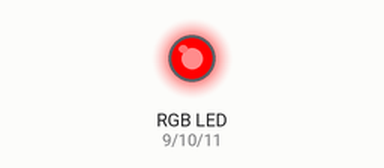
This sketch was run on a simulated Arduino Uno, built with avr-gcc and run on an emulated ATmega328P. Shown: an RGB LED mixed from three pins (HIGH = lit).

Above: at 0.5 s.
At 2.5 s:
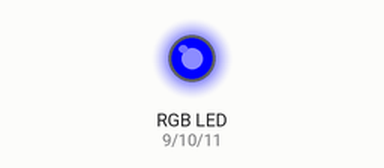
At 3.5 s:
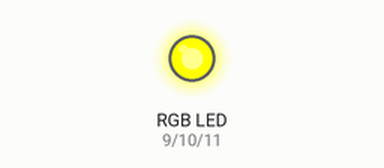
At 4.5 s:
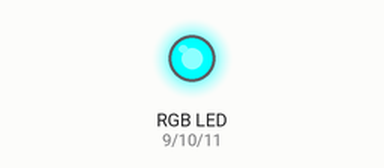
At 6.5 s:
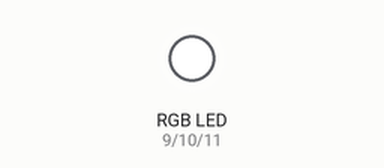
At 9.5 s:
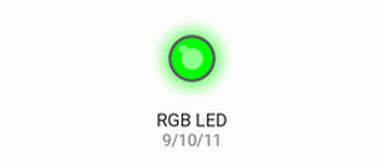
Timing chart, 0 to 10.4 s (numbered marks = the images above):
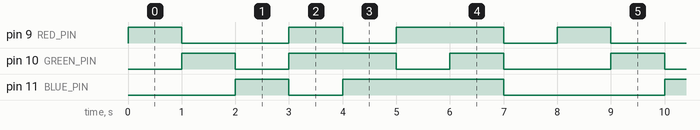

Measured:
- by itself, pin 9 (RED_PIN): repeats every 8.0 s: LOW 2.0 s, HIGH 1.0 s, LOW 1.0 s, HIGH 2.0 s, LOW 1.0 s, HIGH 1.0 s
- by itself, pin 10 (GREEN_PIN): repeats every 8.0 s: LOW 1.0 s, HIGH 2.0 s, LOW 1.0 s, HIGH 1.0 s, LOW 2.0 s, HIGH 1.0 s
- by itself, pin 11 (BLUE_PIN): repeats every 8.0 s: LOW 1.0 s, HIGH 3.0 s, LOW 3.0 s, HIGH 1.0 s

The sketch:

rgbleddemo.ino
```cpp
#include "RgbLed.h"

#define RED_PIN 9
#define GREEN_PIN 10
#define BLUE_PIN 11

RgbLed rgbLed;

void setup() {
    rgbLed.init(RED_PIN, GREEN_PIN, BLUE_PIN);
}

void loop() {
    rgbLed.setColorByName("RED");
    delay(1000);
    rgbLed.setColorByName("GREEN");
    delay(1000);
    rgbLed.setColorByName("BLUE");
    delay(1000);
    rgbLed.setColorByName("YELLOW");
    delay(1000);
    rgbLed.setColorByName("CYAN");
    delay(1000);
    rgbLed.setColorByName("MAGENTA");
    delay(1000);
    rgbLed.setColorByName("WHITE");
    delay(1000);
    rgbLed.turnOff();
    delay(1000);
}
```

rgbled.cpp
```cpp
#include "RgbLed.h"

void RgbLed::init(byte redPin, byte greenPin, byte bluePin) {
    redPin_ = redPin;
    greenPin_ = greenPin;
    bluePin_ = bluePin;

    pinMode(redPin_, OUTPUT);
    pinMode(greenPin_, OUTPUT);
    pinMode(bluePin_, OUTPUT);

    turnOff();
}

void RgbLed::setColor(byte red, byte green, byte blue) {
    writeColor(red, green, blue);
}

void RgbLed::setColorByName(const char* colorName) {
    if (strcmp(colorName, "RED") == 0) {
        writeColor(255, 0, 0);
    } else if (strcmp(colorName, "GREEN") == 0) {
        writeColor(0, 255, 0);
    } else if (strcmp(colorName, "BLUE") == 0) {
        writeColor(0, 0, 255);
    } else if (strcmp(colorName, "YELLOW") == 0) {
        writeColor(255, 255, 0);
    } else if (strcmp(colorName, "CYAN") == 0) {
        writeColor(0, 255, 255);
    } else if (strcmp(colorName, "MAGENTA") == 0) {
        writeColor(255, 0, 255);
    } else if (strcmp(colorName, "WHITE") == 0) {
        writeColor(255, 255, 255);
    } else if (strcmp(colorName, "BLACK") == 0) {
        turnOff();
    }
}

void RgbLed::turnOff() {
    writeColor(0, 0, 0);
}

void RgbLed::writeColor(byte red, byte green, byte blue) {
    analogWrite(redPin_, red);
    analogWrite(greenPin_, green);
    analogWrite(bluePin_, blue);
}
```

rgbled.h
```cpp
#ifndef RGBLED_H_
#define RGBLED_H_

#include "Arduino.h"

class RgbLed {
public:
    // Metoda inicjalizująca piny
    void init(byte redPin, byte greenPin, byte bluePin);

    // Metoda ustawiająca kolor na podstawie wartości RGB
    void setColor(byte red, byte green, byte blue);

    // Metoda ustawiająca kolor na podstawie nazwy
    void setColorByName(const char* colorName);

    // Metoda wyłączająca diodę
    void turnOff();

private:
    byte redPin_;
    byte greenPin_;
    byte bluePin_;

    // Prywatna metoda pomocnicza do ustawiania wartości PWM
    void writeColor(byte red, byte green, byte blue);
};

#endif
```
